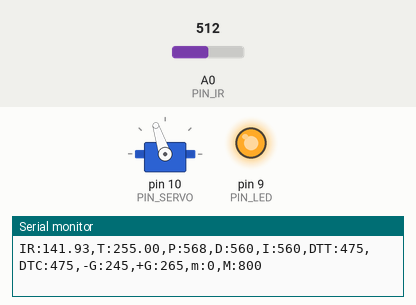
The sketch below on a simulated Arduino Uno, built with avr-gcc and run on an emulated ATmega328P. Shown: servo, output pins drawn as LEDs (lit = HIGH), the last lines printed to the serial monitor. The inputs (shaded band) are chosen by the test bench; at power-on: A0 (PIN_IR) = 512.

Above: at 1.2 s.
1.3 s: A0 (PIN_IR) set to 400
4.3 s: A0 (PIN_IR) set to 306
At 5.6 s:
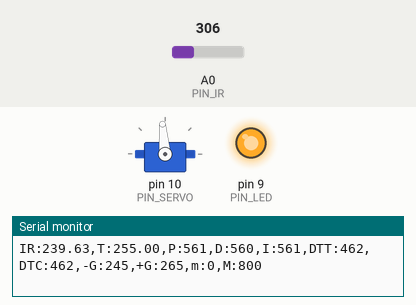
5.9 s: A0 (PIN_IR) set to 122
At 7.7 s:
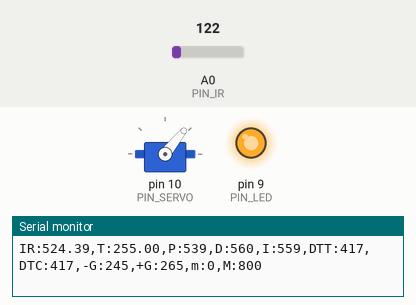
8.9 s: A0 (PIN_IR) set to 58
At 9.3 s:
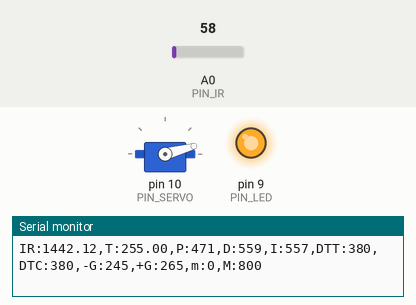
Timing chart, 0 to 11.5 s (numbered marks = the images above; inputs shaded):
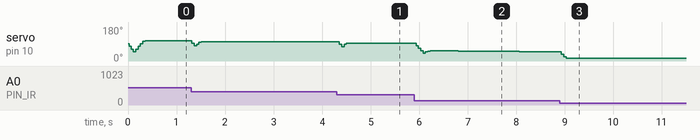

The sketch:

28P14.ino
```cpp
//PD제어
#include <Servo.h>

/////////////////////////////
// Configurable parameters //
/////////////////////////////

// Arduino pin assignment
#define PIN_LED 9
#define PIN_SERVO 10
#define PIN_IR A0
#define EMA_ALPHA 0.35     // EMA 필터 값을 결정하는 ALPHA 값. 작성자가 생각하는 최적값임.
// Framework setting
#define _DIST_TARGET 255
#define _DIST_MIN 68
#define _DIST_MAX 410
#define DELAY_MICROS  1500
// Distance sensor


// Servo range
#define _DUTY_MIN 700
#define _DUTY_NEU 1480
#define _DUTY_MAX 2300

// Servo speed control
#define _SERVO_ANGLE 30
#define _SERVO_SPEED 800

// Event periods
#define _INTERVAL_DIST 30
#define _INTERVAL_SERVO 20
#define _INTERVAL_SERIAL 100

// PID parameters
#define _KD 120
#define _KP 1.5
#define _KI 0.001
//////////////////////
// global variables //
//////////////////////
float dist_min, dist_max, dist_raw ;
// Servo instance
Servo myservo;

// Distance sensor
float ema_dist=0;            // EMA 필터에 사용할 변수
float dist_target; // location to send the ball
float dist_ema;
float samples_num = 3;
// Event periods
unsigned long last_sampling_time_dist, last_sampling_time_servo, last_sampling_time_serial;
bool event_dist;
bool event_servo, event_serial;

// Servo speed control
float duty_chg_per_interval;
float duty_target, duty_curr;
// PID variables
float error_curr, error_prev, control, pterm, dterm, iterm;
const float coE[] = {0.0000022, -0.0024557, 1.6055455, 10.8782584};
void setup() {
// initialize GPIO pins for LED and attach servo
 pinMode(PIN_LED,OUTPUT);
 digitalWrite(PIN_LED, 1);
 myservo.attach(PIN_SERVO);

  last_sampling_time_dist = 0;
  last_sampling_time_servo = 0;
  last_sampling_time_serial = 0;
// initialize global variables
  dist_min = _DIST_MIN;
  dist_max = _DIST_MAX;
  duty_curr = _DUTY_NEU;
  dist_target = 255;
// move servo to neutral position
 myservo.writeMicroseconds(_DUTY_NEU); // [3228]

// initialize serial port
Serial.begin(57600);

// convert angle speed into duty change per interval.
  duty_chg_per_interval = (_DUTY_MAX - _DUTY_MIN) * ((float)_SERVO_SPEED / 180) * ((float)_INTERVAL_SERVO / 1000);
}

void loop() {
/////////////////////
// Event generator //
/////////////////////
  if (millis() >= last_sampling_time_dist + _INTERVAL_DIST) event_dist = true;
  if (millis() >= last_sampling_time_servo + _INTERVAL_SERVO) event_servo = true;
  if (millis() >= last_sampling_time_serial + _INTERVAL_SERIAL) event_serial = true;

////////////////////
// Event handlers //
////////////////////

  if(event_dist) {
      event_dist = true;
  // get a distance reading from the distance sensor

   dist_raw = ir_distance_filter_true();

  // PID control logic
    error_curr = _DIST_TARGET - dist_raw;
    pterm = _KP * error_curr;
    dterm =  _KD * (error_curr - error_prev);
    iterm += _KI * error_curr;
    control = dterm + pterm + iterm;

  // duty_target = f(duty_neutral, control)
    duty_target = _DUTY_NEU + control;
    error_prev = error_curr;
  // [3133] keep duty_target value within the range of [_DUTY_MIN, _DUTY_MAX]
    if (duty_target > _DUTY_MAX) duty_target = _DUTY_MAX;
    if (duty_target < _DUTY_MIN) duty_target = _DUTY_MIN;

    error_prev = error_curr;
    last_sampling_time_dist += millis();
  }

  if(event_servo) {
    event_servo = false;
    if(duty_target > duty_curr) {
    duty_curr += duty_chg_per_interval;
    if(duty_curr > duty_target) duty_curr = duty_target;
    }
    else {
    duty_curr -= duty_chg_per_interval;
    if(duty_curr < duty_target) duty_curr = duty_target;
    }
//     update servo position
    myservo.writeMicroseconds(duty_curr);
    last_sampling_time_servo = millis();

  }

  if(event_serial) {
    event_serial = false;
    Serial.print("IR:");
   Serial.print(dist_raw);
   Serial.print(",T:");
   Serial.print(dist_target);
   Serial.print(",P:");
   Serial.print(map(pterm,-1000,1000,510,610));
   Serial.print(",D:");
   Serial.print(map(dterm,-1000,1000,510,610));
   Serial.print(",I:");
   Serial.print(map(iterm,-1000,1000,510,610));
   Serial.print(",DTT:");
   Serial.print(map(duty_target,1000,2000,410,510));
   Serial.print(",DTC:");
   Serial.print(map(duty_curr,1000,2000,410,510));
   Serial.println(",-G:245,+G:265,m:0,M:800");
    last_sampling_time_serial = millis();

  }
}

float ir_distance(void){ // return value unit: mm
  float val;
  float volt = float(analogRead(PIN_IR));
  val = ((6762.0/(volt-9.0))-4.0) * 10.0;
  return val;
}
float under_noise_filter(void){ // 아래로 떨어지는 형태의 스파이크를 제거해주는 필터
  int currReading;
  int largestReading = 0;
  for (int i = 0; i < samples_num; i++) {
    currReading = ir_distance();
    if (currReading > largestReading) { largestReading = currReading; }
    // Delay a short time before taking another reading
    delayMicroseconds(DELAY_MICROS);
  }
  return largestReading;
}
// 박우혁 학생의 적외선 노이즈 필터 사용
float filtered_ir_distance(void){ // 아래로 떨어지는 형태의 스파이크를 제거 후, 위로 치솟는 스파이크를 제거하고 EMA필터를 적용함.
  // under_noise_filter를 통과한 값을 upper_nosie_filter에 넣어 최종 값이 나옴.
  int currReading;
  int lowestReading = 1024;
  for (int i = 0; i < samples_num; i++) {
    currReading = under_noise_filter();
    if (currReading < lowestReading) { lowestReading = currReading; }
  }
  // eam 필터 추가
  ema_dist = EMA_ALPHA*lowestReading + (1-EMA_ALPHA)*ema_dist;
  return ema_dist;
}
float ir_distance_filter_true(void) {
  float x = filtered_ir_distance();
  dist_raw = coE[0] * pow(x, 3) + coE[1] * pow(x, 2) + coE[2] * x + coE[3];
  return dist_raw;

}
```
